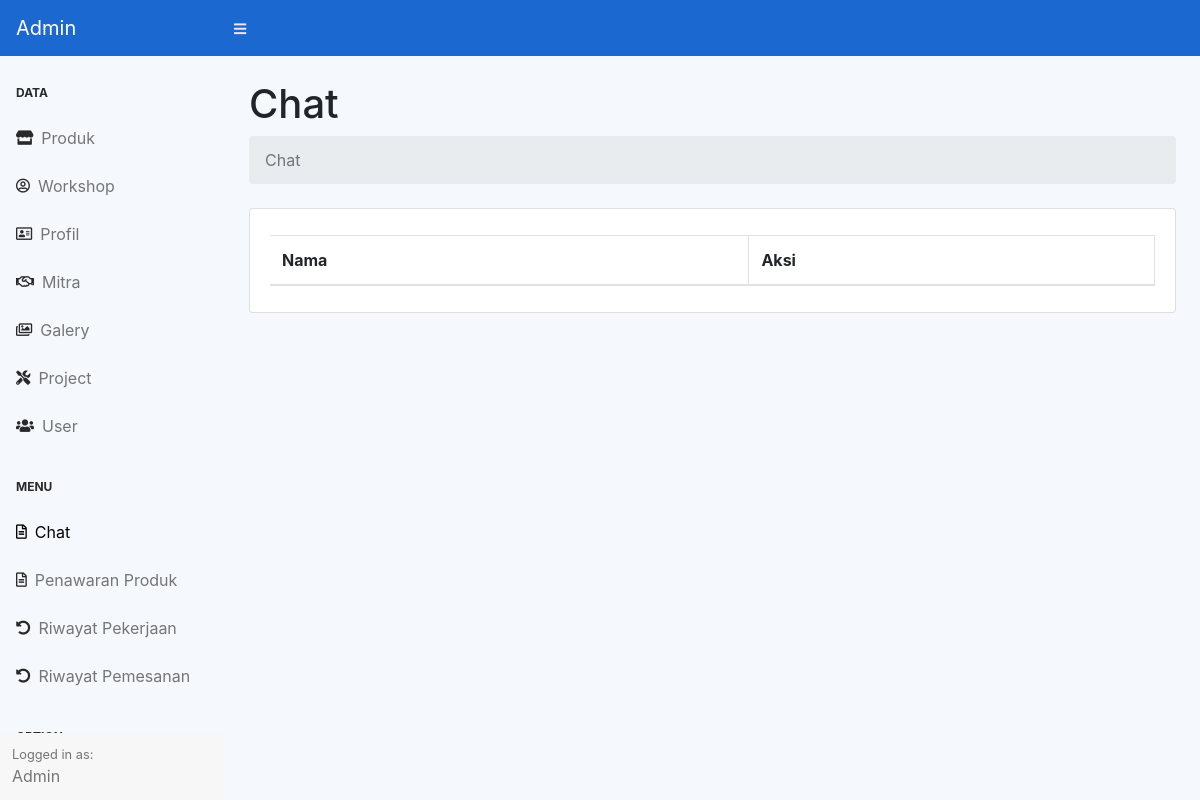
Before: /admin/index.php?page=chat (signed in) with the older database file.
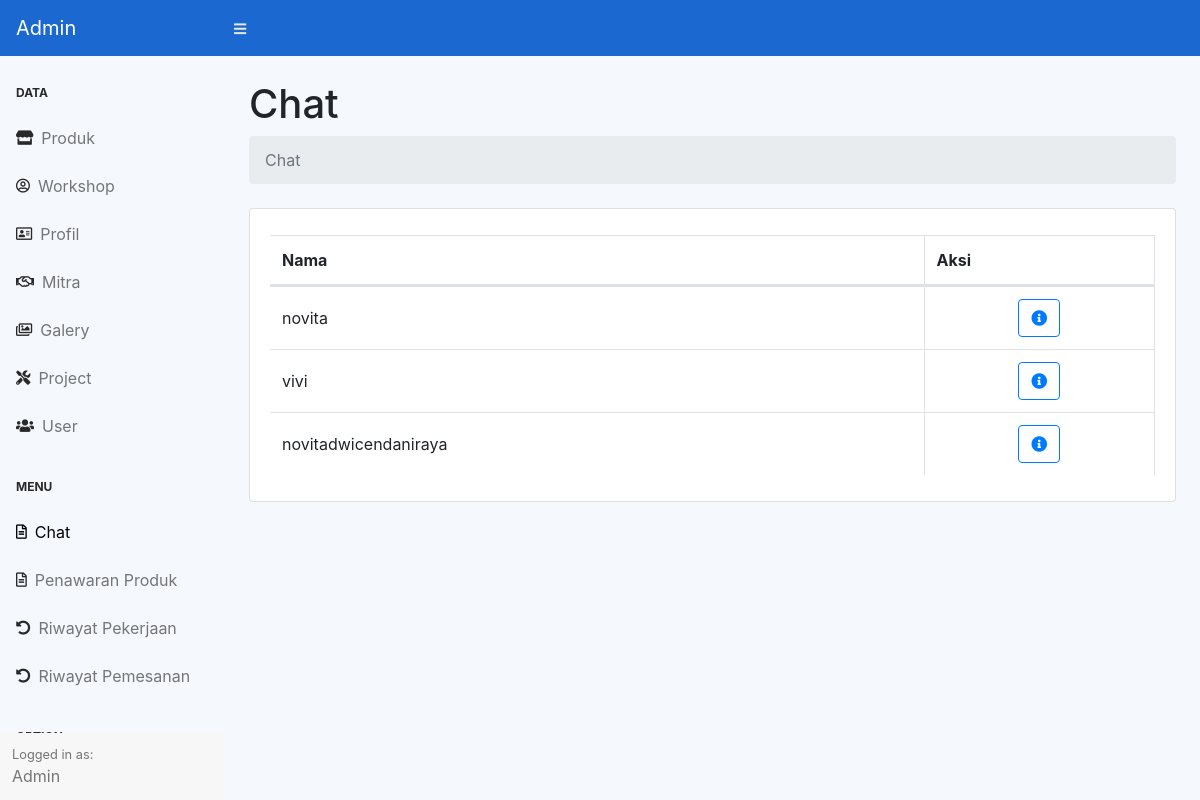
After: the same page with the newer database file.
### tables this page shows
CREATE TABLE `user_chat` (
  `id_user_chat` int(11) NOT NULL,
  `email` varchar(128) NOT NULL
);

CREATE TABLE `user` (
  `id` int(11) NOT NULL,
  `nama` varchar(128) NOT NULL,
  `email` varchar(128) NOT NULL,
  `katasandi` varchar(128) NOT NULL
);

### admin/chat/index.php (the view, shortened to what this page needs)
<div class="container-fluid">
    <h1 class="mt-4">Chat </h1>
    <ol class="breadcrumb mb-4">
        <li class="breadcrumb-item active">Chat</li>
    </ol>
    <div class="card mb-4">
        <div class="card-body">
            <div class="table-responsive">
                <table class="table table-bordered dataTable" id="" width="100%" cellspacing="0">
                    <thead>
                        <tr>
                            <th>Nama</th>
                            <th>Aksi</th>
                        </tr>
                    </thead>
                    <tbody>
                        <?php $get = $koneksi->query("SELECT user.nama as nama, user_chat.email FROM `user_chat` JOIN `user` ON user_chat.email = user.email") ?>
                        <?php
                        while ($data = $get->fetch_assoc()) : ?>
                            <tr>
                                <td class="align-middle"><?= $data['nama'] ?></td>
                                <td class="text-center">
                                    <a href="?page=chat-chat&id=<?= $data['email'] ?>" class="btn btn-outline-primary"><i class="fas fa-info-circle"></i></a>
                                </td>
                            </tr>
                        <?php
                        endwhile ?>
                    </tbody>
                </table>
            </div>
        </div>
    </div>
</div>

Changed rows visible on the page:
added user_chat: user.nama "novita", user.nama "novitadwicendaniraya"
added user_chat: user.nama "vivi"
